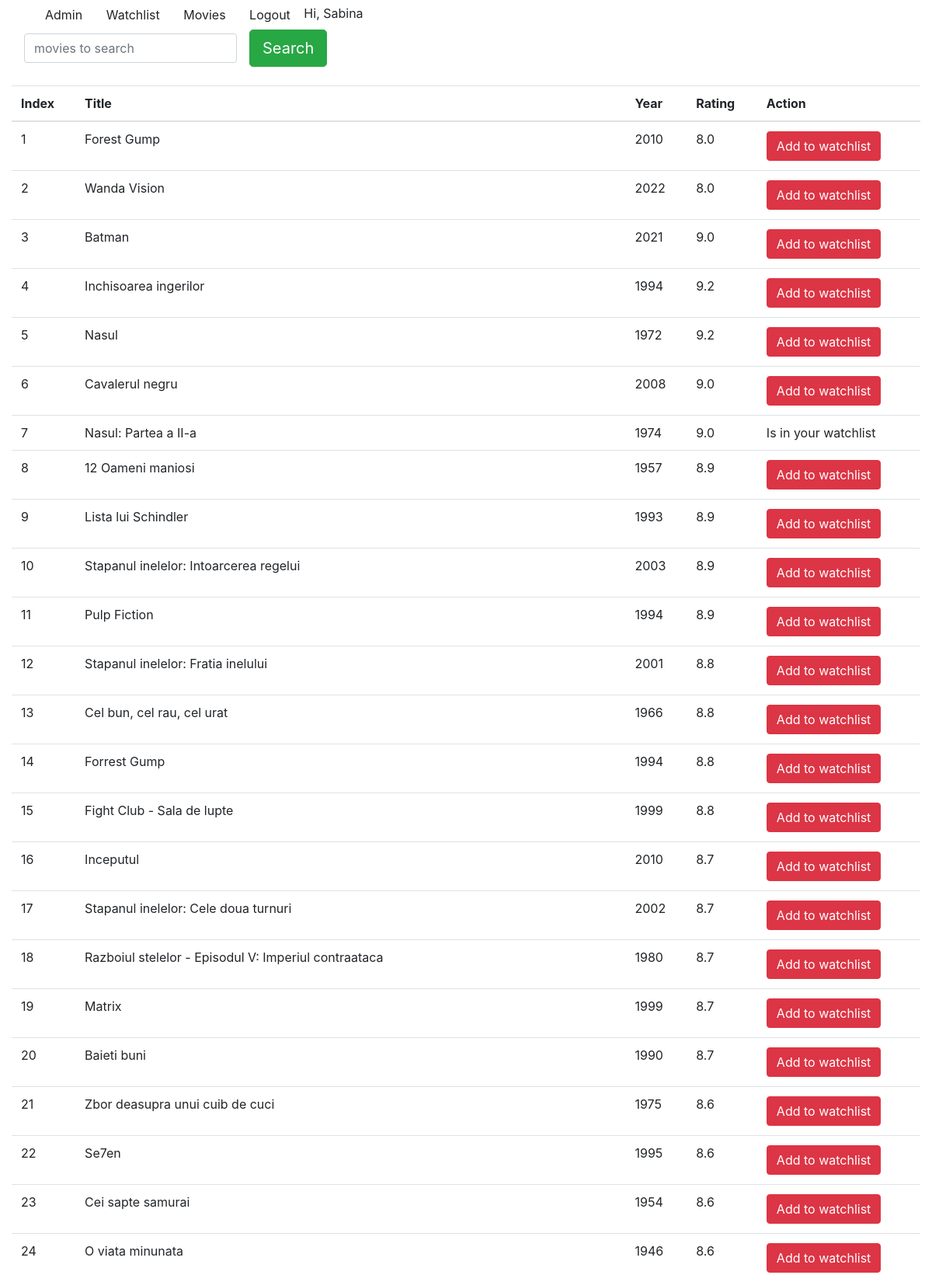
/movies/ (signed in, upper part), run on the app's committed database.
### aplicatie2/models.py (models this page shows, shortened)
class Movies(models.Model):
    title = models.CharField(max_length=50)
    year = models.IntegerField()
    rating = models.FloatField()
    added = models.BooleanField(default=0)

### aplicatie2/views.py (the view)
# urls.py: path('', views.MoviesView.as_view(), name='lista_movies'),
class MoviesView(LoginRequiredMixin, ListView):
    model = Movies
    movies_list = Movies.objects.all()
    template_name = 'aplicatie2/movies_index.html'

### templates/aplicatie2/movies_index.html (shortened to what this page needs)
{% extends 'base.html' %}
{% block content %}
<form action="{% url 'movies:cauta' %}" class="form-inline" method="get">
       <div class="form-group mx-sm-3 mb-2">
        <input name="search" type="" class="form-control" id="" placeholder="movies to search">
        </div>
        <button type="submit" class="btn btn-success btn-lg mb-2">Search</button>
</form>
<table class="table">
    <thead>
        <tr>
            <th>Index</th>
            <th>Title</th>
            <th>Year</th>
            <th>Rating</th>
            <th>Action</th>
        </tr>
    </thead>
    <tbody>
        {% for item in movies_list %}
            <tr>
                <td>{{ forloop.counter }}</td>
                <td>{{ item.title }}</td>
                <td>{{ item.year }}</td>
                <td>{{ item.rating }}</td>
                <td>
                    {% if item.added == 0 %}
                    <a href="{% url 'movies:adauga' item.id %}" class="btn btn-danger">Add to watchlist</a>
                    {% else %}
                    Is in your watchlist
                    {% endif %}
                </td>
            </tr>
        {% endfor %}
    </tbody>
</table>
{% endblock %}

### templates/base.html
{% load static %}
<html>
<head>
    <link rel="stylesheet" href="https://stackpath.bootstrapcdn.com/bootstrap/4.4.1/css/bootstrap.min.css">
</head>
<body>
<div class="container">
    <div class="row">
        <div class="col-md-12">
            <nav>
                <a class="btn" href="/admin">Admin</a>
                {% if request.user.is_authenticated %}
                <a class="btn" href="{% url 'watchlist:lista_watchlist' %}">Watchlist</a>
                <a class="btn" href="{% url 'movies:lista_movies' %}">Movies</a>
                <a class="btn" href="{% url 'logout' %}">Logout</a>
                <span>Hi, {{ request.user.username }}</span>
                {% endif %}
            </nav>
        </div>
    </div>
</div>
<div class="col-md-12">
    {% block content %}
    {% endblock %}
</div>
</body>
</html>

### data on the page
Movies: title "Forest Gump", year "2010", rating "8.0", added "Add to watchlist"
Movies: title "Wanda Vision", year "2022", rating "8.0", added "Add to watchlist"
Movies: title "Batman", year "2021", rating "9.0", added "Add to watchlist"
Movies: title "Inchisoarea ingerilor", year "1994", rating "9.2", added "Add to watchlist"
Movies: title "Nasul", year "1972", rating "9.2", added "Add to watchlist"
Movies: title "Cavalerul negru", year "2008", rating "9.0", added "Add to watchlist"
Movies: title "Nasul: Partea a II-a", year "1974", rating "9.0", added "Is in your watchlist"
Movies: title "12 Oameni maniosi", year "1957", rating "8.9", added "Add to watchlist"
Movies: title "Lista lui Schindler", year "1993", rating "8.9", added "Add to watchlist"
Movies: title "Stapanul inelelor: Intoarcerea regelui", year "2003", rating "8.9", added "Add to watchlist"
Movies: title "Pulp Fiction", year "1994", rating "8.9", added "Add to watchlist"
Movies: title "Stapanul inelelor: Fratia inelului", year "2001", rating "8.8", added "Add to watchlist"
Movies: title "Cel bun, cel rau, cel urat", year "1966", rating "8.8", added "Add to watchlist"
Movies: title "Forrest Gump", year "1994", rating "8.8", added "Add to watchlist"
Movies: title "Fight Club - Sala de lupte", year "1999", rating "8.8", added "Add to watchlist"
Movies: title "Inceputul", year "2010", rating "8.7", added "Add to watchlist"
Movies: title "Stapanul inelelor: Cele doua turnuri", year "2002", rating "8.7", added "Add to watchlist"
Movies: title "Razboiul stelelor - Episodul V: Imperiul contraataca", year "1980", rating "8.7", added "Add to watchlist"
Movies: title "Matrix", year "1999", rating "8.7", added "Add to watchlist"
Movies: title "Baieti buni", year "1990", rating "8.7", added "Add to watchlist"
Movies: title "Zbor deasupra unui cuib de cuci", year "1975", rating "8.6", added "Add to watchlist"
Movies: title "Se7en", year "1995", rating "8.6", added "Add to watchlist"
Movies: title "Cei sapte samurai", year "1954", rating "8.6", added "Add to watchlist"
Movies: title "O viata minunata", year "1946", rating "8.6", added "Add to watchlist"

### other printed values
{{ request.user.username }} "Sabina"
